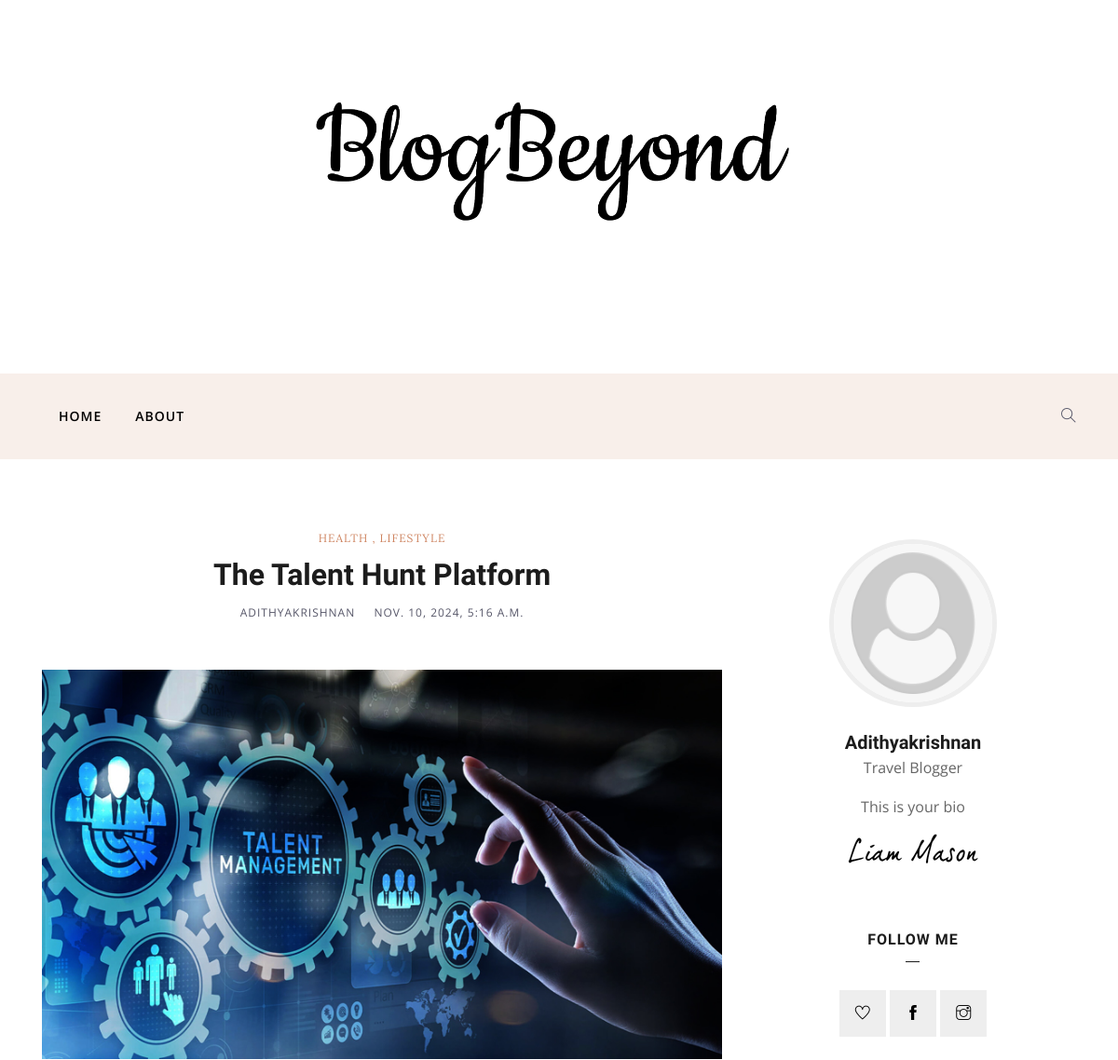
Page /singlemagazine/16/ (upper part) on the earlier database version.
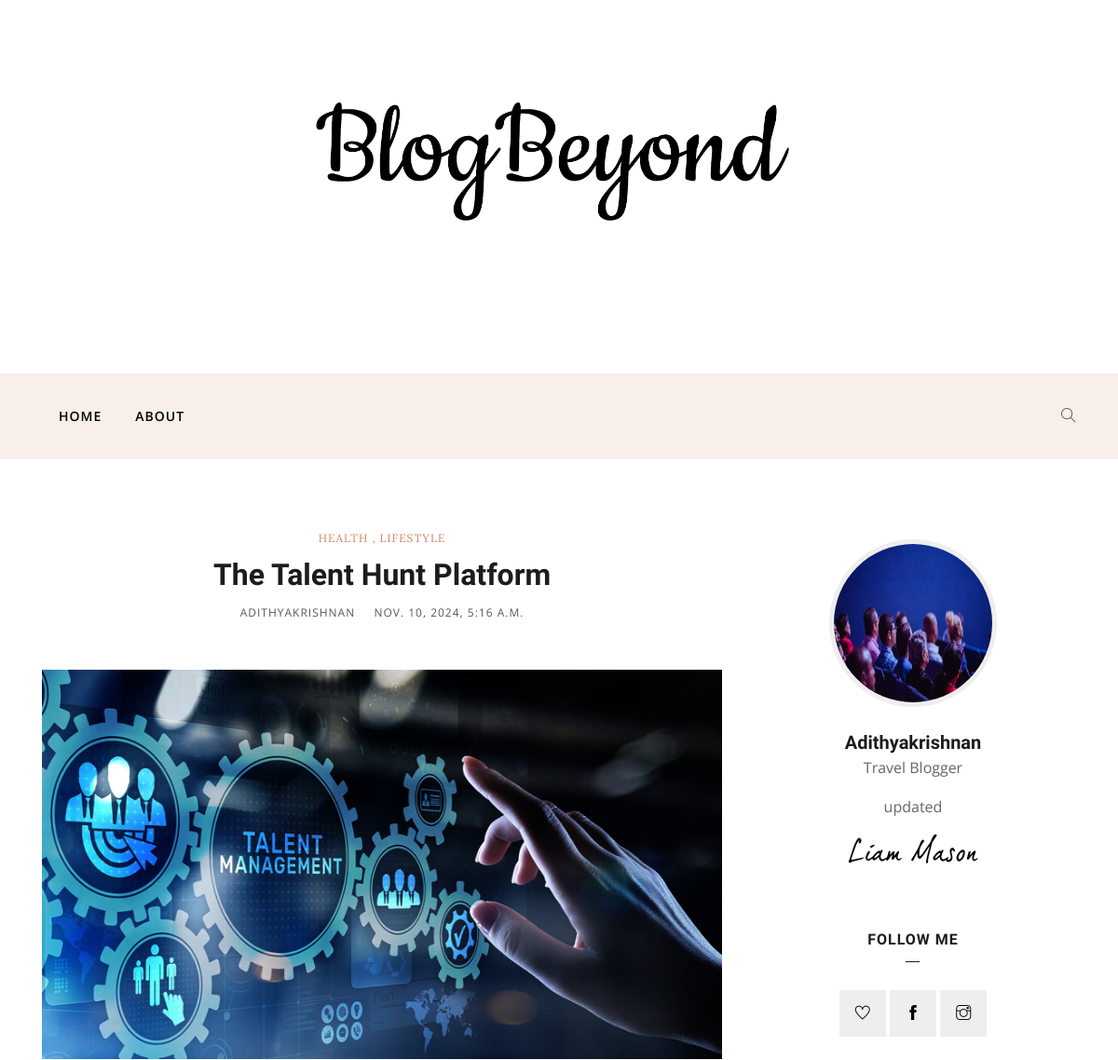
Same page on the later database version.
### register/models.py (models this page shows)
class Profile(models.Model):
    DEPARTMENT_CHOICES = [
        ('v1', 'Other'),
        ('v2', 'MCA'),
        ('v3', 'MBA'),
        ('v4', 'B-Tech'),
    ]
    id = models.AutoField(primary_key=True)
    username = models.CharField(max_length=150)
    email = models.EmailField()
    department = models.CharField(max_length=50, choices=DEPARTMENT_CHOICES)
    register_no = models.CharField(max_length=150,default="NONE")
    accepted = models.BooleanField(default=False)
    is_admin = models.BooleanField(default=False)
    bio = models.TextField(blank=True, null=True, default="This is your bio")
    profile_picture = models.ImageField(
        upload_to='profile_pictures/',
        default='profile_pictures/default.png',
        blank=True,
        null=True
    )
    def __str__(self):
        return self.username

### super/views.py (the view)
# urls.py: path('singlemagazine/<int:id>/',views.singlemagazine,name = "singlemagazine"),
def singlemagazine(request,id):
    pt = post.objects.get(id=id)
    data = Profile.objects.get(username=pt.user)
    return render(request,'magazine_single.html',{'detail':pt,'data':data})

### templates/magazine_single.html (shortened to what the changed rows need)
{% load static %}
<!DOCTYPE html>
<html lang="en">
<head>
    <link rel="stylesheet" href={% static "plugins/bootstrap/css/bootstrap.min.css" %}>
    <link rel="stylesheet" href={% static "plugins/themify/css/themify-icons.css" %}>
    <link rel="stylesheet" href={% static "plugins/slick-carousel/slick-theme.css" %}>
    <link rel="stylesheet" href={% static "plugins/slick-carousel/slick.css" %}>
    <link rel="stylesheet" href={% static "plugins/owl-carousel/owl.carousel.min.css" %}>
    <link rel="stylesheet" href={% static "plugins/owl-carousel/owl.theme.default.min.css" %}>
    <link rel="stylesheet" href={% static "plugins/magnific-popup/magnific-popup.css" %}>
    <link rel="stylesheet" href={% static "css/style.css" %}>
</head>
<body>
    <section class="single-block-wrapper section-padding">
        <div class="container">
            <div class="row">
                <div class="col-lg-8 col-md-12 col-sm-12 col-xs-12">
                    <div class="single-post">
                        <div class="post-header mb-5 text-center">
                            <h2 class="post-title mt-2">
                                {{ detail.title }}
                            </h2>
                        </div>
                    </div>
                </div>
                <div class="col-lg-4 col-md-6 col-sm-12 col-xs-12">
                    <div class="sidebar sidebar-right">
                        <div class="sidebar-wrap mt-5 mt-lg-0">
                            <div class="sidebar-widget about mb-5 text-center p-3">
                                <div class="about-author">
                                    <img src={{ data.profile_picture.url }} alt="" class="img-fluid">
                                </div>
                                <h4 class="mb-0 mt-4">{{ detail.user }}</h4>
                                <p>Travel Blogger</p>
                                <p>{{ data.bio }}</p>
                                <img src={% static "images/liammason.png" %} alt="" class="img-fluid">
                            </div>
                        </div>
                    </div>
                </div>
            </div>
        </div>
    </section>
</body>
</html>

Differences in the rows shown:
changed Profile: profile_picture: picture added in place of a placeholder; bio "This is your bio" → "updated"
